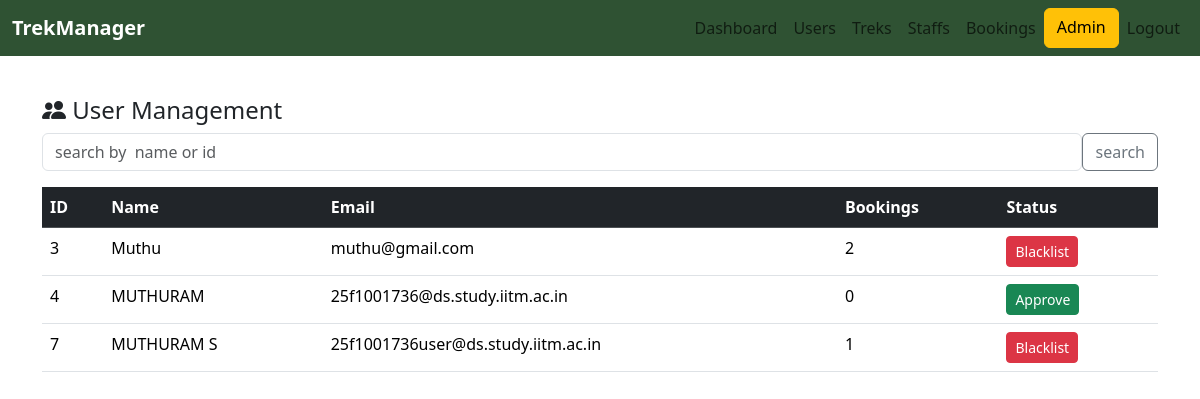
Page /admin/user_management (signed in) on the earlier database version.
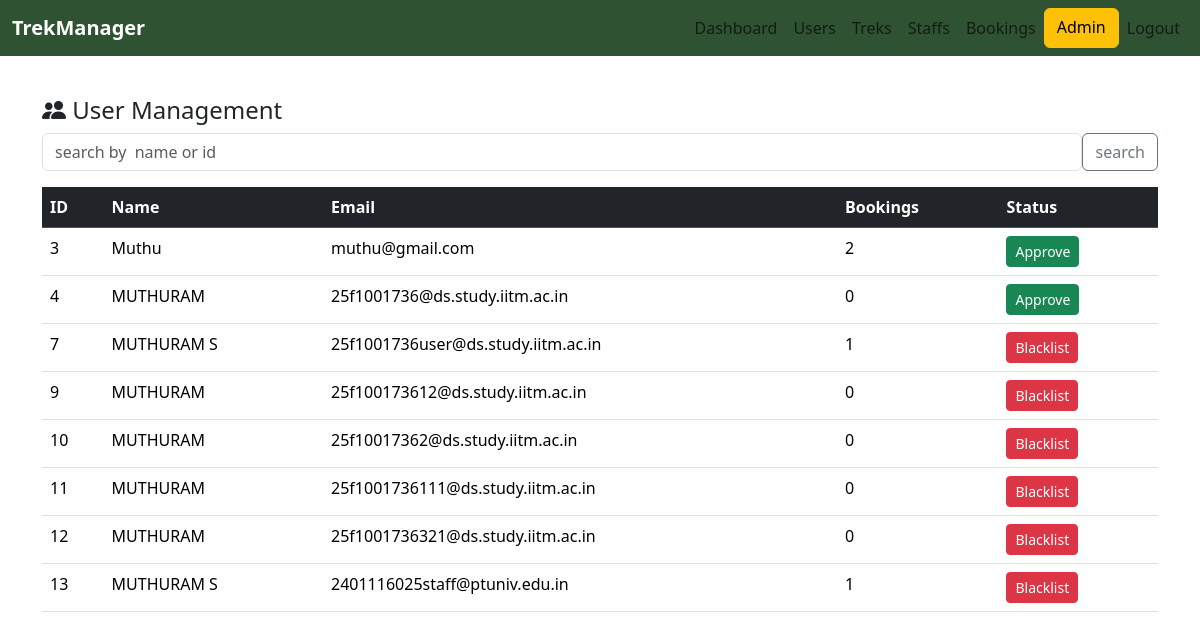
Same page on the later database version.
### models.py (models this page shows)
class User(db.Model):
    Id=db.Column(db.Integer,primary_key=True)
    Username=db.Column(db.String(100),unique=False,nullable=False)
    Contact=db.Column(db.Integer)
    Email=db.Column(db.String(100),unique=True,nullable=False)
    Password=db.Column(db.String(100),unique=False,nullable=False)
    Role=db.Column(db.String(100),nullable=False)
    Status=db.Column(db.String(100),nullable=False)
    bookings=db.relationship('Book',backref='user')

### routes/admin.py (the view)
@app.route("/admin/user_management", methods=['GET'])
def user_management():
    if "user_id" not in session:
        flash("Please login first.", "danger")
        return redirect(url_for("login"))
    if session["role"] != "Admin":
        flash("Access denied.", "danger")
        return redirect(url_for("login"))
    search = request.args.get("search", "").strip()
    if search == "":
        users = User.query.filter_by(Role="User").all()
    elif search.isdigit():
        users = User.query.filter(User.Role == "User", User.Id == int(search)).all()
    else:
        users = User.query.filter(
            User.Role == "User",
            User.Username.ilike(f"%{search}%")
        ).all()
    for user in users:
        user.bookings_count = Book.query.filter_by(User_Id=user.Id, Status="Booked").count()
    return render_template(
        "admin/admin_user_management.html", users=users, search=search
    )

### templates/admin/admin_user_management.html (shortened to what this page needs)
<!DOCTYPE html>
<html>
    <head>
    <link href="https://cdn.jsdelivr.net/npm/bootstrap@5.3.7/dist/css/bootstrap.min.css" rel="stylesheet">
    <link rel="stylesheet" href="https://cdn.jsdelivr.net/npm/bootstrap-icons@1.11.3/font/bootstrap-icons.min.css">
    </head>
    <body>
        <nav class="navbar navbar-expand-lg " style="background-color: #2F5233;">
            <div class="container-fluid">
                <a class="navbar-brand fw-bold text-white" href="{{ url_for('admin') }}">TrekManager</a>
                <div class="collapse navbar-collapse" id="navbarNavAltMarkup">
                    <div class="navbar-nav ms-auto">
                        <a class="nav-link " href="{{url_for('admin')}}">Dashboard</a>
                        <a class="nav-link" href="{{url_for('user_management')}}">Users</a>
                        <a class="nav-link" href="{{url_for('trek')}}">Treks</a>
                        <a class="nav-link" href="{{url_for('staff_management')}}">Staffs</a>
                        <a class="nav-link" href="{{url_for('bookings')}}">Bookings</a>
                        <a class="btn btn-warning " >Admin</a>
                        <a class="nav-link " href="{{ url_for('logout') }}">Logout</a>
                    </div>
                </div>
            </div>
        </nav>
    <br>
    <div class="container">
        <div class="row justify-content-center">
            <div class="col-14">
            <h4 class="mt-3 mb-2"> <i class="bi bi-people-fill"></i> User Management</h4>
            <form method="GET" action="{{url_for('user_management')}}" class="d-flex mb-3">
            <input type="type" class="form-control" name="search" placeholder="search by  name or id" value="{{search or ''}}">
            <button type="submit" class="btn btn-outline-secondary">search</button>
        </form>
        <table class="table">
        <thead class="table-dark">
            <th>ID</th>
            <th>Name</th>
            <th>Email</th>
            <th>Bookings</th>
            <th>Status</th>
        </thead>
        <tbody>
                {%for i in users%}
                <tr>
                    <td>{{i.Id}}</td>
                    <td>{{i.Username}}</td>
                    <td>{{i.Email}}</td>
                    <td>{{i.bookings_count}}
                    </td>
                    <td>{% if i.Status=="Approved"%}
                        <a href="{{url_for('user_blacklist',user_id=i.Id)}}" class="btn btn-danger btn-sm">Blacklist</a>
                        {%else%}
                        <a href="{{url_for('user_approve',user_id=i.Id)}}"class="btn btn-success btn-sm">Approve</a>
                        {%endif%}
                    </td>
                   </tr>
                   {%else%}
                <tr>
                    <td colspan="6">
                        <p div class="text-center">No Users Registered</p>
                    </td>
                </tr>
            {%endfor%}
        </tbody>
        </table>
    </div>
</div>
</div>
</body>
</html>

Differences in the rows shown:
changed User "Muthu": Status "Blacklist" → "Approve"
added User: Id "9", Username "MUTHURAM", Email "25f100173612@ds.study.iitm.ac.in", bookings_count "0"
added User: Id "10", Username "MUTHURAM", Email "25f10017362@ds.study.iitm.ac.in", bookings_count "0"
added User: Id "11", Username "MUTHURAM", Email "25f1001736111@ds.study.iitm.ac.in", bookings_count "0"
added User: Id "12", Username "MUTHURAM", Email "25f1001736321@ds.study.iitm.ac.in", bookings_count "0"
added User: Id "13", Username "MUTHURAM S", Email "2401116025staff@ptuniv.edu.in", bookings_count "1"
